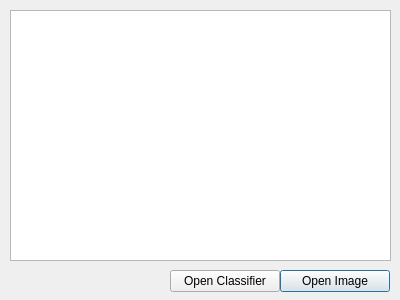
<?xml version="1.0" encoding="UTF-8"?>
<ui version="4.0">
 <class>ResultView</class>
 <widget class="QDialog" name="ResultView">
  <property name="geometry">
   <rect>
    <x>0</x>
    <y>0</y>
    <width>400</width>
    <height>300</height>
   </rect>
  </property>
  <property name="windowTitle">
   <string>Detector</string>
  </property>
  <property name="whatsThis">
   <string>This is a dialog for classifying an images.</string>
  </property>
  <property name="sizeGripEnabled">
   <bool>false</bool>
  </property>
  <widget class="QGraphicsView" name="mainView">
   <property name="geometry">
    <rect>
     <x>10</x>
     <y>10</y>
     <width>381</width>
     <height>251</height>
    </rect>
   </property>
   <property name="whatsThis">
    <string>Here an images and founded pedestrians are shown</string>
   </property>
  </widget>
  <widget class="QPushButton" name="btnOpen">
   <property name="geometry">
    <rect>
     <x>280</x>
     <y>270</y>
     <width>110</width>
     <height>22</height>
    </rect>
   </property>
   <property name="whatsThis">
    <string>Open an image</string>
   </property>
   <property name="text">
    <string>Open Image</string>
   </property>
  </widget>
  <widget class="QPushButton" name="btnClassifier">
   <property name="geometry">
    <rect>
     <x>170</x>
     <y>270</y>
     <width>110</width>
     <height>22</height>
    </rect>
   </property>
   <property name="whatsThis">
    <string>Open the classifier</string>
   </property>
   <property name="text">
    <string>Open Classifier</string>
   </property>
  </widget>
  <widget class="QLabel" name="lblStatus">
   <property name="geometry">
    <rect>
     <x>20</x>
     <y>270</y>
     <width>80</width>
     <height>16</height>
    </rect>
   </property>
   <property name="whatsThis">
    <string>This show current status</string>
   </property>
   <property name="text">
    <string/>
   </property>
  </widget>
 </widget>
 <resources/>
 <connections>
  <connection>
   <sender>btnOpen</sender>
   <signal>clicked()</signal>
   <receiver>ResultView</receiver>
   <slot>onOpenImage()</slot>
   <hints>
    <hint type="sourcelabel">
     <x>319</x>
     <y>280</y>
    </hint>
    <hint type="destinationlabel">
     <x>219</x>
     <y>269</y>
    </hint>
   </hints>
  </connection>
  <connection>
   <sender>btnClassifier</sender>
   <signal>clicked()</signal>
   <receiver>ResultView</receiver>
   <slot>onOpenClassifier()</slot>
   <hints>
    <hint type="sourcelabel">
     <x>248</x>
     <y>284</y>
    </hint>
    <hint type="destinationlabel">
     <x>140</x>
     <y>274</y>
    </hint>
   </hints>
  </connection>
 </connections>
 <slots>
  <slot>onOpenImage()</slot>
  <slot>onOpenClassifier()</slot>
 </slots>
</ui>
